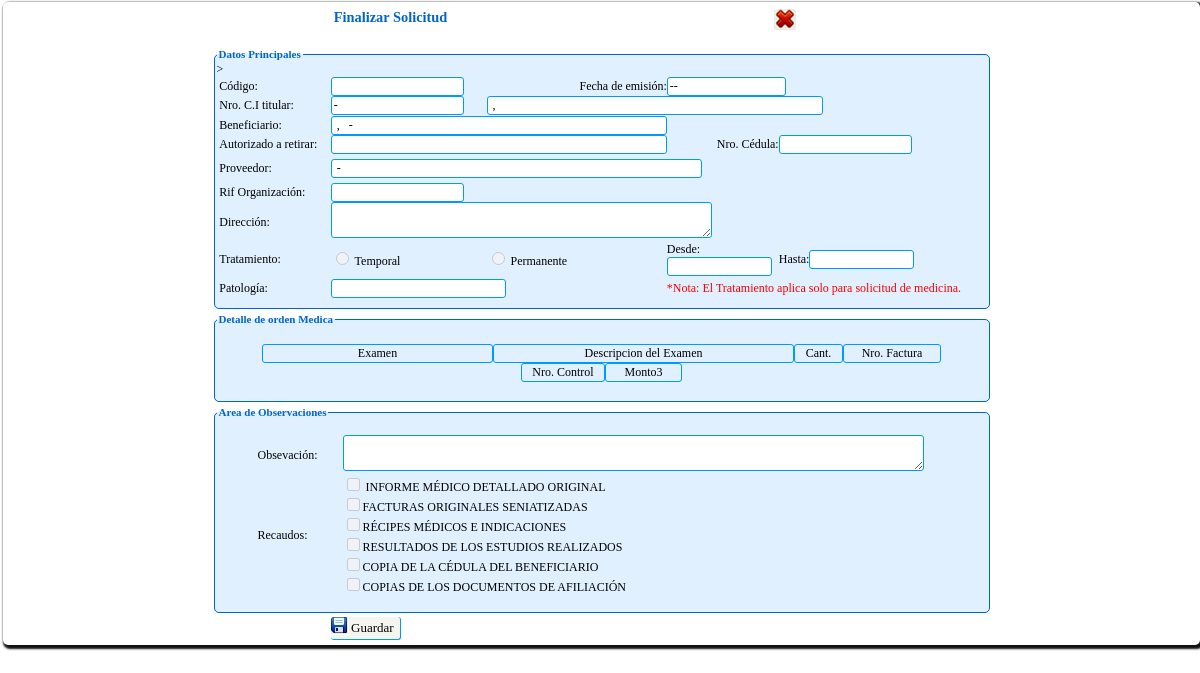
Screenshot of /persona/Php/transacciones/solicitud_paso3.php (signed in) with the database file from the repository.
### tables this page shows
CREATE TABLE IF NOT EXISTS `trecaudo` (
  `id_recaudo` int(11) NOT NULL AUTO_INCREMENT,
  `descripcion` varchar(80) NOT NULL,
  `tipo` varchar(50) NOT NULL,
  `estatus` char(1) NOT NULL,
  PRIMARY KEY (`id_recaudo`)
);

### persona/Clases/clase_solicitud_medicina.php (called while the page is built, shortened)
<?php
include_once("clase_mysql.php");
class sMedicina extends conectaBDMy{
	private $idSolicitud;
	private $idBeneficiario;
	private $codHoja;
    public function sMedicina(){
		$this->idSolicitud="";
		$this->idBeneficiario="";
		$this->codHoja="";
	}
	public function setidSolicitud($Valor){
        $this->idSolicitud = trim($Valor);
    }
	public function setidBeneficiario($Valor){
        $this->idBeneficiario = trim($Valor);
    }
	public function setcodHoja($Valor){
        $this->codHoja = trim($Valor);
    }
	  public function consultar_beneficiario(){
       $sql="SELECT * FROM tbeneficiario WHERE id_beneficiario='$this->idBeneficiario'";
		return ($cursor= parent::ejecuta_sql($sql));
    }
	public function detalle_SM(){
       $sql="SELECT a.*,b.descripcion
			   FROM
			   tdetalle_solicitud as a, tmedicamento as b
			   WHERE
			   id_solicitud='$this->idSolicitud' and a.id_medicamento=b.id_medicamento";
		$cursor=parent::ejecuta_sql($sql);
		if($fila>0)
		return $fila;
		else
		return -1;
    }
	public function buscar_solicitud(){
		$sql="SELECT a. * , b.nombre1, b.nombre2, b.apellido1, b.apellido2, b.cedula, b.nacionalidad, c.descripcion,d.nombre as organizacion,d.rif, d.alias, d.telefono, d.direccion, e.nombre as patologia
			FROM tsolicitud_servicio AS a, ttitular AS b, tservicio_proveedor AS c, tproveedor AS d, tpatologia AS e
			WHERE a.cod_hoja =  '$this->codHoja'
			AND a.estatus =  '3'
			AND a.id_titular = b.id_titular
			AND a.id_servicio = c.id_servicio
			AND a.id_proveedor = d.id_proveedor
			AND a.id_patologia = e.id_patologia";
		$cursor=parent::ejecuta_sql($sql);
		$resulta=$this->getNTupla($cursor);
		if($resulta>0)
			return $cursor;
		else
			return -1;
    }
    public function sig_tupla( $registro )
	{
		return( parent::proxima_tupla( $registro ) );
	}
     public function getNTupla($resultado){
        return ( parent::getNRegistro($resultado)  );
     }
}
?>

### persona/Clases/clase_mysql.php (called while the page is built, shortened)
<?PHP
class conectaBDMy
{
	private $servidor;
	private $usuario;
	private $password;
	private $conexion;
	function conectaBDMy()
	{
		$this->servidor="localhost";
		$this->usuario="root";
		$this->password="iutep";
		$this->basedatos="bdsas";
	}
	function abrir_BD()
	{
		if ( !($enlace= @mysql_connect( $this->servidor, $this->usuario, $this->password ) ) )
		{
		header("Location: ../html/Error_bd.html");
		}
		$this->conexion=$enlace;
		return true;
	}
	function ejecuta_sql( $query )
	{
		if ( $this->abrir_BD() )
	     return ( mysql_query($query,$this->conexion ) );
	else
	     return null;
	}
  function proxima_tupla($cursor)
  {
	return mysql_fetch_array($cursor);
  }
  function getNRegistro($resulta)
  {
	return mysql_num_rows($resulta);
  }
}
?>

### persona/Clases/clase_recaudo.php (called while the page is built, shortened)
<?php
include_once("clase_mysql.php");
class recaudos extends conectaBDMy{
	private $tipoRecaudo;
    public function recaudos(){
		$this->tipoRecaudo="";
	}
 	public function setTiporecaudo($Valor){
        $this->tipoRecaudo = mb_strtoupper(trim($Valor), "utf-8");
    }
	function lista_recaudo()
	{
		$c=0;
		$sql="SELECT * FROM trecaudo where estatus='1' and tipo='$this->tipoRecaudo' order by id_recaudo";
		 $cursor=parent::ejecuta_sql($sql);
		 if($row= parent::proxima_tupla($cursor))
		 {
			 DO
			 {
				$fila[$c][1]=$row["id_recaudo"];
				$fila[$c][2]=$row["descripcion"];
				$fila[$c][3]=$row["tipo"];
				$c++;
			 }WHILE($row= parent::proxima_tupla($cursor));
		 }
		if ( $fila>0 )
			return $fila;
		else
			return -1;
	}
}
?>

### persona/Php/transacciones/solicitud_paso3.php (the view, shortened to what this page needs)
<?php session_start();
include_once("../../Clases/clase_solicitud_medicina.php");
 $sMedicina= new sMedicina();
 $cod=$_GET['id'];
 $sMedicina->setcodHoja($cod);
 $resp=$sMedicina->buscar_solicitud();
 if($resp){
	 $resul=$sMedicina->sig_tupla($resp);
	 if($resul['ced_autorizado']!=0){
		 $autorizado=$resul['ced_autorizado'];
	 }else{
		 $autorizado='';
	 }
	 	$elDia=substr($resul['fecha'],8,2);
		$elMes=substr($resul['fecha'],5,2);
		$elYear=substr($resul['fecha'],0,4);
		$fecha=$elDia."-".$elMes."-".$elYear;
?><!DOCTYPE html>
<html lang="es">
  <head>
  	<link rel="stylesheet" type="text/css" href="../../Css/estilo2.css" />
    <link rel="stylesheet" type="text/css" href="../../Css/estilo.css" />
    <link rel="stylesheet" type="text/css" href="../../Css/jscal2.css" />
    <link rel="stylesheet" type="text/css" href="../../JavaScript/jquery.alerts.css"/>
</head>
<body>
<form action="javascript: fn_agregar();" method="POST" id="form_solicitud_medicina" name="form_solicitud_medicina">
<table width="790" border="0" cellpadding="1" cellspacing="1">
    <tr>
      <td width="785"><h1>Finalizar Solicitud</h1></td>
      <td valign="top"><input name="cancelar" type="button" id="cancelar" class='btn_cancelar_act_img' onclick="location.href='../../../html/blanco2.html'"/></td>
    </tr>
  </table>
<fieldset>
 <legend align="left">Datos Principales</legend>
 <table width="770" border="0"  cellpadding="0" cellspacing="0" >
 <tr>
   <td>
   <table width="770" border="0"  cellpadding="0" cellspacing="0">
     <tr>
       <td width="4" rowspan="11"></td>
       <td width="131">Código:</td>
       <td width="105"><input name="codigo" type="text" disabled id="codigo" size="16" maxlength="12" value="<?php echo $resul['cod_hoja']; ?>" /></td>
       <td align="right">Fecha de emisión:</td>
       <td colspan="4"><input name="fecha" type="text" disabled id="fecha" value="<?php echo $fecha; ?>" size="14" maxlength="10" /></td>
       </tr>
     <tr>
       <td>Nro. C.I titular:</td>
       <td><input name="cedTitular" type="text" id="cedTitular" value="<?php echo $resul['nacionalidad'];?>-<?php echo $resul['cedula'];?>" size="16" readonly /></td>
       <td colspan="4"><input name="vacio" type="text" disabled id="box" value="<?php echo $resul['apellido1'];?> <?php echo $resul['apellido2'];?>, <?php echo $resul['nombre1'];?> <?php echo $resul['nombre2'];?>" size="45" /></td>
     </tr>
     <tr>
       <td height="20">Beneficiario:</td>
       <td colspan="5"><?php if($resul['id_beneficiario']=='0'){
      	echo '<input name="beneficiario" type="text" id="beneficiario" size="45" readonly value="Mismo Titular" />';
			echo '<input name="idTitular" type="hidden" id="id" size="6" value="'.$resul['id_titular'].'" />';
         }else{
		$sMedicina->setidBeneficiario($resul["id_beneficiario"]);
		$consulta_B=$sMedicina->consultar_beneficiario();
		$consulta_B=$sMedicina->sig_tupla($consulta_B);
		echo '<input name="beneficiario" type="text" id="beneficiario" size="45" readonly value="'.$consulta_B['apellido1'].' '.$consulta_B['apellido2'].', '.$consulta_B['nombre1'].' '.$consulta_B['nombre2'].' '.$consulta_B['nacionalidad'].'-'.$consulta_B['cedula'].'" />';
		 }
		 ?></td>
     </tr>
     <tr>
       <td>Autorizado a retirar:</td>
       <td colspan="2"><input name="nombAutorizado" type="text" disabled id="nombAutorizado" value="<?php echo $resul['autorizado'];?>" size="45" /></td>
       <td width="115" align="right">Nro. Cédula:</td>
       <td colspan="2"><input name="cedAutorizado" type="text" disabled id="cedAutorizado" value="<?php echo $autorizado;?>" size="16" /></td>
     </tr>
     <tr>
       <td height="29">Proveedor:</td>
       <td colspan="5"><input name="farmacia" type="text" disabled id="farmacia" value="<?php echo $resul['alias'].' - '.$resul['organizacion']; ?>" size="50" /></td>
     </tr>
     <tr>
       <td>Rif Organización:</td>
       <td colspan="5"><input name="cedAutorizado2" type="text" disabled id="cedAutorizado2" value="<?php echo $resul['rif'];?>" size="16" />
         <?php if($resul['id_medico']!=''){
		  $sOrden= new sOrden();
		  $sOrden->setidMedico($resul['id_medico']);
		  $med=$sOrden->buscar_medico();
		  $med=$sOrden->sig_tupla($med);
		  echo' Médico: <input name="idBeneficiario" type="text" id="id" size="60" value="'.$med['nacionalidad'].'-'.$med['cedula'].' '.$med['nombre'].' '.$med['apellido'].' - '.$med['especialidad'].' " readonly="readonly" />';
	  } ?></td>
     </tr>
     <tr>
       <td>Dirección:</td>
       <td colspan="5"><textarea name="direccion" cols="45" rows="2" disabled id="direccion"><?php echo $resul['direccion'];?></textarea></td>
     </tr>
     <tr>
       <td>Tratamiento:</td>
       <td><input type="radio" name="tratamiento" id="tratamiento1" value="T" <?php if($resul['tratamiento']=='T') echo "checked=\"checked\""?> disabled="disabled" >
         Temporal</td>
       <td width="154"><input type="radio" name="tratamiento" id="tratamiento2" value="P" <?php if($resul['tratamiento']=='P') echo "checked=\"checked\""?> disabled="disabled" >
         Permanente</td>
       <td colspan="2">Desde:<input name="fecha_ini" type="text" disabled id="fecha_ini" value="<?php echo $fecha_ini?>" size="12" maxlength="10" /></td>
       <td width="241">Hasta:<input name="fecha_fin" type="text" disabled id="fecha_fin" value="<?php echo $fecha_fin?>" size="12" maxlength="10" /></td>
       ></tr>
     <tr>
       <td height="25">Patología:</td>
       <td colspan="2"><input name="patologia" type="text" disabled id="patologia" value="<?php echo $resul['patologia'];?>" size="22" /></td>
       <td height="25" colspan="3"><?php if($resul['id_servicio']!=1){echo  "<div style='color:#F00'>*Nota: El Tratamiento aplica solo para solicitud de medicina.</div>";} ?></td>
     </tr>
     <tr height="5">
       <td height="5" colspan="6"><input type="hidden" name="idSolicitud" value="<?php echo $resul['id_solicitud']; ?>">
         <input type="hidden" name="idServicio" id="idServicio" value="<?php echo $resul['id_servicio'];?>"></td>
     </tr>
   </table></td>
 </tr>
 </table>
</fieldset>
<fieldset>
<legend align="left"><?php if($resul['id_servicio']!='1'){ echo 'Detalle de orden Medica'; }else{ echo 'Detalle de Medicamentos';}?></legend>
<table width="770" border="0"  cellpadding="0" cellspacing="0" title="Indicar Nro. de Factura, Nro. de Contro y el Monto.">
<tr>
<td width="770">&nbsp;</td>
</tr>
<tr>
<td width="770">
<div id="capa_datos" style="margin:auto; border: none; text-align:center; padding:2px; width:760px;">
 <?php
$sMedicina->setidSolicitud($resul['id_solicitud']);
$detalle=$sMedicina->detalle_SM();
if($detalle=='-1'){
?><input id="marco" type="text" size="<?php if($resul['id_servicio']!='5'){ echo '30'; }else{ echo '37';}?>" value="<?php if($resul['id_servicio']!='5'){ echo 'Examen'; }else{ echo 'Motivo de la consulta';}?>" style=" background:#E1F0FF; text-align:center;" readonly/><input id="marco" type="text" size="<?php if($resul['id_servicio']!='5'){ echo '40'; }else{ echo '48';}?>" value="<?php if($resul['id_servicio']!='5'){ echo 'Descripcion del Examen'; }else{ echo 'Diagnostico';}?>" style=" background:#E1F0FF; text-align:center;" readonly/><input name="marco" id="marco" type="text" size="4" value="Cant." style=" background:#E1F0FF; text-align:center;" readonly/><input name="marco" id="marco" type="text" size="11" value="Nro. Factura" style=" background:#E1F0FF; text-align:center;" readonly/><input name="marco" id="marco" type="text" size="9" value="Nro. Control" style=" background:#E1F0FF; text-align:center;" readonly/><input name="marco" id="marco" type="text" size="8" value="Monto3" style=" background:#E1F0FF; text-align:center;" readonly/>
<?
}
?></div>
</td>
</tr>
<tr>
<td width="770">&nbsp;</td>
</tr>
</table>
</fieldset>
<fieldset>
<legend align="left">Area de Observaciones</legend>
<table width="770" border="0"  cellpadding="0" cellspacing="0">
 <tr height="5">
 <td width="41" rowspan="4">&nbsp;</td>
 <td height="5" colspan="3">&nbsp;</td>
 </tr>
 <tr>
 <td width="85">Obsevación:</td>
  <td width="644"><textarea name="observacion" cols="70" rows="2" disabled id="observacion" ><?php echo $resul['observacion'];?> </textarea>
  </td>
  </tr>
  <tr>
  <td>Recaudos:</td>
   <td colspan="2">
  <?php
  include_once("../../Clases/clase_recaudo.php");
	$recaudo= new recaudos();
	if($resul['id_servicio']=='1'){
		$var='SOLICITUD - MÉDICINAS';
	}else{
		$var='REEMBOLSOS';
	}
	$recaudo->setTiporecaudo($var);
	$consul=$recaudo->lista_recaudo();
	for($i=0;$i<count($consul);$i++)
	{
		if($consul[$i][3]==$var){
		?><input type="checkbox" name="recaudos[]" id="checkbox" value="<?php echo $consul[$i][1];?>" disabled="disabled"
        ><?php echo $consul[$i][2].'<br />';?>
        <?php
				}else { echo "<div id='open' style='color:#F00'> Alerta: No se han asignado recaudos por Solicitud de Medicinas. Por favor <a href='#'>click</a></div>";}
		}?></td>
</tr>
<tr height="5">
<td height="5" colspan="3">&nbsp;</td>
</tr>
</table>
</fieldset>
<table  width="790" border="0" cellpadding="0" cellspacing="0">
<tr>
<td width="310">&nbsp;</td>
<td width="460" ><input name="guardar" type="submit" id="guardar" class='btn_act btn_nuevo_act_img' value="Guardar" onClick="if(!valMonto()){return false};" /></td>
</tr>
</table>
</form>
<?php }?>
</body>
</html>

### persona/Css/estilo2.css (style rules this page uses)
input[type=text] { background-color: #fff; border: 1px double #09F; border-radius: 3px; }
textarea { background-color: #fff; border: 1px double #09F; border-radius: 3px; }
#capa_datos { background-color: #E1F0FF; border-color: transparent; text-align:center; border: 1px double #09F; width:auto; margin:0px 110px 0px 110px; border-radius: 3px; }

### persona/Css/estilo.css (style rules this page uses)
body { margin: auto; width:100%; min-width:600px; max-width:2000px; background-color:transparent; font:Tahoma, Geneva, sans-serif; }
body, input, select { font-family: "Lucida Sans Unicode"; font-size: 12px; color: #000; border-radius:3px; }
h1 { font-size:1.2em; color: #06C; text-align:center; }
h1, h2, p { margin: 0px 0px 20px 0px; }
form { position:relative; padding:5px; margin-top: 2px; margin-left: 3px; margin-bottom:2px; background:#FFF; display:block; box-shadow: 2px 2px 2px 2px #121212; border-radius: 5px; }
form fieldset { width:680px; border:1px solid #06C; padding:2px; margin:auto; margin-bottom:4px; border-radius: 5px; background-color:#E1F0FF; }
form legend { font-family: "Lucida Sans Unicode"; font-weight:bold; font-size:11px; color: #06C; }

### persona/Php/transacciones/solicitud_paso3.php (style rules this page uses)
.btn_act { height: 23px; background-color: #f5f5f0; border-bottom: 1px solid #09F; border-right:1px solid #09F; border-top:0px; border-left:0px; font-size: 13px; color:black; padding-left: 20px; background-repeat: no-repeat; cursor:hand; cursor:pointer; margin-left:5px; margin-right:5px; outline-width:0px; background-image: url(../../Imagen_sistema/cancelar.jpg); }
.btn_nuevo_act_img { background-image: url(../../Imagen_sistema/guardar.jpg); }
.btn_cancelar_act_img { margin: auto; background-repeat: no-repeat; cursor:hand; cursor:pointer; height: 21px; width: 22px; border: 0px; background-image: url(../../Imagen_sistema/cancelar.jpg); }

### rows the page displays
trecaudo: descripcion "INFORME MÉDICO DETALLADO ORIGINAL"
trecaudo: descripcion "FACTURAS ORIGINALES SENIATIZADAS"
trecaudo: descripcion "RÉCIPES MÉDICOS E INDICACIONES"
trecaudo: descripcion "RESULTADOS DE LOS ESTUDIOS REALIZADOS"
trecaudo: descripcion "COPIA DE LA CÉDULA DEL BENEFICIARIO"
trecaudo: descripcion "COPIAS DE LOS DOCUMENTOS DE AFILIACIÓN"
